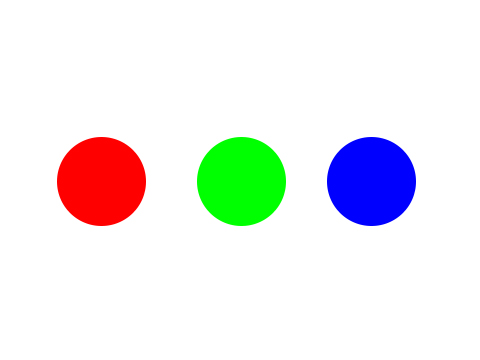
#> input picture rgb.jpg, 480 x 360 px
$ python color_detection_basic.py   (older library calls are emulated)
#> lines starting #> are read from the running program, lines starting #| are printed output that depends on the picture; after the words box and inside, x2 and y2 are one past the last pixel; in counts of white or black regions, pixels touching at a corner belong together
import cv2
import numpy as np


source = cv2.imread('rgb.jpg')
#> source is the input picture: shape (360, 480, 3); mean B, G, R 236.6, 236.6, 236.6
hsv = cv2.cvtColor(source, cv2.COLOR_BGR2HSV)
#> hsv: shape (360, 480, 3); mean H, S, V 7.8, 27.6, 254.9

lower = np.array([110, 50, 50])
upper = np.array([130, 255, 255])

masking = cv2.inRange(hsv, lower, upper)
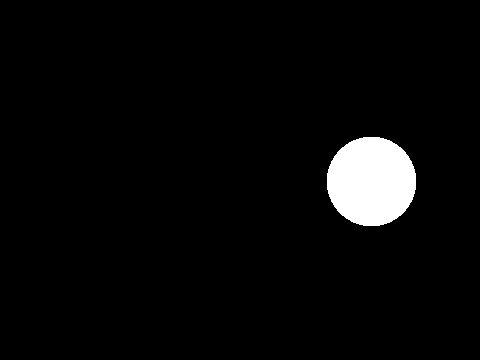
#> masking: shape (360, 480); 3.6% white; 1 white region
bitwise = cv2.bitwise_and(source, source, mask=masking)
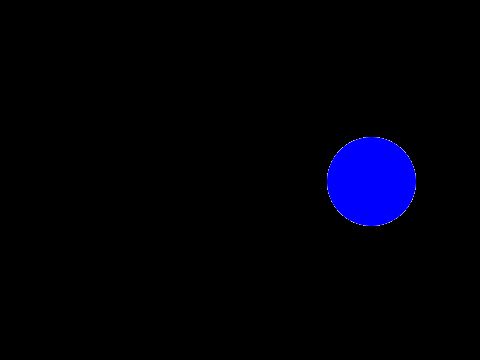
#> bitwise: shape (360, 480, 3); mean B, G, R 9.3, 0.1, 0.1
_, contours, _ = cv2.findContours(masking, cv2.RETR_EXTERNAL, cv2.CHAIN_APPROX_NONE)
#> contours = 1 contour; box (x1, y1, x2, y2) and area: (327, 137, 416, 226) 6172
cv2.drawContours(source, contours, -1, (0, 0, 255), 3)

area = cv2.contourArea(contours[0])
#> area = 6172
M = cv2.moments(contours[0])
#> M = moments, m00 6172, centre m10/m00, m01/m00 = (371, 181)
cx = int(M['m10'] / M['m00'])
#> cx = 371
cy = int(M['m01'] / M['m00'])
#> cy = 180

x, y, w, h = cv2.boundingRect(contours[0])
#> x = 327; y = 137; w = 89; h = 89

cv2.putText(source, str(cx) + ", " + str(cy), (x, y), cv2.FONT_HERSHEY_SIMPLEX, 0.5, (0, 0, 0), 1)
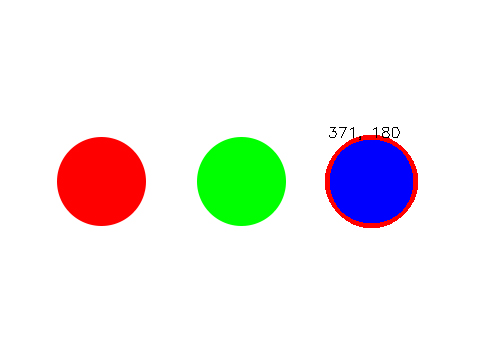
#> source: shape (360, 480, 3); mean B, G, R 234.6, 235.6, 237.4


cv2.imshow("Source", source)
cv2.imshow("HSV", hsv)
cv2.imshow("Mask", masking)
cv2.imshow("Bitwise", bitwise)

cv2.waitKey()
